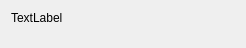
<?xml version="1.0" encoding="UTF-8"?>
<ui version="4.0">
 <class>SignView</class>
 <widget class="QWidget" name="SignView">
  <property name="geometry">
   <rect>
    <x>0</x>
    <y>0</y>
    <width>246</width>
    <height>48</height>
   </rect>
  </property>
  <property name="windowTitle">
   <string>Form</string>
  </property>
  <layout class="QGridLayout" name="gridLayout">
   <item row="0" column="0">
    <widget class="QLabel" name="label">
     <property name="text">
      <string>TextLabel</string>
     </property>
     <property name="alignment">
      <set>Qt::AlignLeading|Qt::AlignLeft|Qt::AlignTop</set>
     </property>
    </widget>
   </item>
  </layout>
 </widget>
 <resources/>
 <connections/>
</ui>
